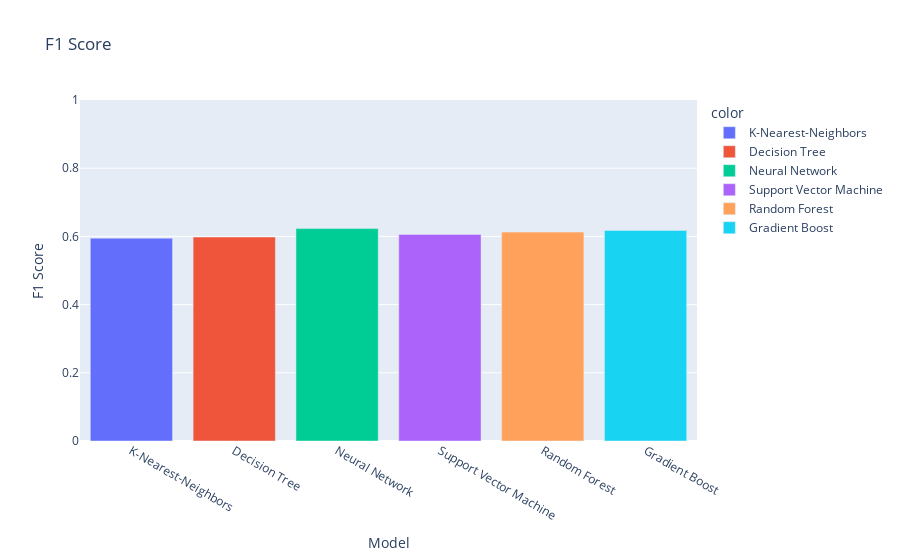

Notebook code for this chart:
### Code cell
fig = px.bar(
    x=["K-Nearest-Neighbors", "Decision Tree", "Neural Network", "Support Vector Machine","Random Forest","Gradient Boost"], 
    y=[knn_f1, dec_f1, mlp_f1, svm_f1,rf_f1,grad_f1],
    range_y=[0,1],
    color=["K-Nearest-Neighbors", "Decision Tree", "Neural Network", "Support Vector Machine","Random Forest","Gradient Boost"],
    labels={'x': "Model", 'y': "F1 Score"}, 
    title="F1 Score"
)
fig.show()

### Figure 1 — Plotly figure (JSON) as saved in the notebook; plotly's stock layout.template omitted (floating-point values rounded to 4 significant figures)
{"data": [{"alignmentgroup": "True", "hovertemplate": "color=K-Nearest-Neighbors<br>Model=%{x}<br>F1 Score=%{y}<extra></extra>", "legendgroup": "K-Nearest-Neighbors", "marker": {"color": "#636efa"}, "name": "K-Nearest-Neighbors", "offsetgroup": "K-Nearest-Neighbors", "orientation": "v", "showlegend": true, "textposition": "auto", "type": "bar", "x": ["K-Nearest-Neighbors"], "xaxis": "x", "y": [0.5949], "yaxis": "y"}, {"alignmentgroup": "True", "hovertemplate": "color=Decision Tree<br>Model=%{x}<br>F1 Score=%{y}<extra></extra>", "legendgroup": "Decision Tree", "marker": {"color": "#EF553B"}, "name": "Decision Tree", "offsetgroup": "Decision Tree", "orientation": "v", "showlegend": true, "textposition": "auto", "type": "bar", "x": ["Decision Tree"], "xaxis": "x", "y": [0.5981], "yaxis": "y"}, {"alignmentgroup": "True", "hovertemplate": "color=Neural Network<br>Model=%{x}<br>F1 Score=%{y}<extra></extra>", "legendgroup": "Neural Network", "marker": {"color": "#00cc96"}, "name": "Neural Network", "offsetgroup": "Neural Network", "orientation": "v", "showlegend": true, "textposition": "auto", "type": "bar", "x": ["Neural Network"], "xaxis": "x", "y": [0.6229], "yaxis": "y"}, {"alignmentgroup": "True", "hovertemplate": "color=Support Vector Machine<br>Model=%{x}<br>F1 Score=%{y}<extra></extra>", "legendgroup": "Support Vector Machine", "marker": {"color": "#ab63fa"}, "name": "Support Vector Machine", "offsetgroup": "Support Vector Machine", "orientation": "v", "showlegend": true, "textposition": "auto", "type": "bar", "x": ["Support Vector Machine"], "xaxis": "x", "y": [0.6058], "yaxis": "y"}, {"alignmentgroup": "True", "hovertemplate": "color=Random Forest<br>Model=%{x}<br>F1 Score=%{y}<extra></extra>", "legendgroup": "Random Forest", "marker": {"color": "#FFA15A"}, "name": "Random Forest", "offsetgroup": "Random Forest", "orientation": "v", "showlegend": true, "textposition": "auto", "type": "bar", "x": ["Random Forest"], "xaxis": "x", "y": [0.6126], "yaxis": "y"}, {"alignmentgroup": "True", "hovertemplate": "color=Gradient Boost<br>Model=%{x}<br>F1 Score=%{y}<extra></extra>", "legendgroup": "Gradient Boost", "marker": {"color": "#19d3f3"}, "name": "Gradient Boost", "offsetgroup": "Gradient Boost", "orientation": "v", "showlegend": true, "textposition": "auto", "type": "bar", "x": ["Gradient Boost"], "xaxis": "x", "y": [0.6177], "yaxis": "y"}], "layout": {"barmode": "relative", "legend": {"title": {"text": "color"}, "tracegroupgap": 0}, "title": {"text": "F1 Score"}, "xaxis": {"anchor": "y", "domain": [0, 1], "title": {"text": "Model"}}, "yaxis": {"anchor": "x", "domain": [0, 1], "range": [0, 1], "title": {"text": "F1 Score"}}}}
